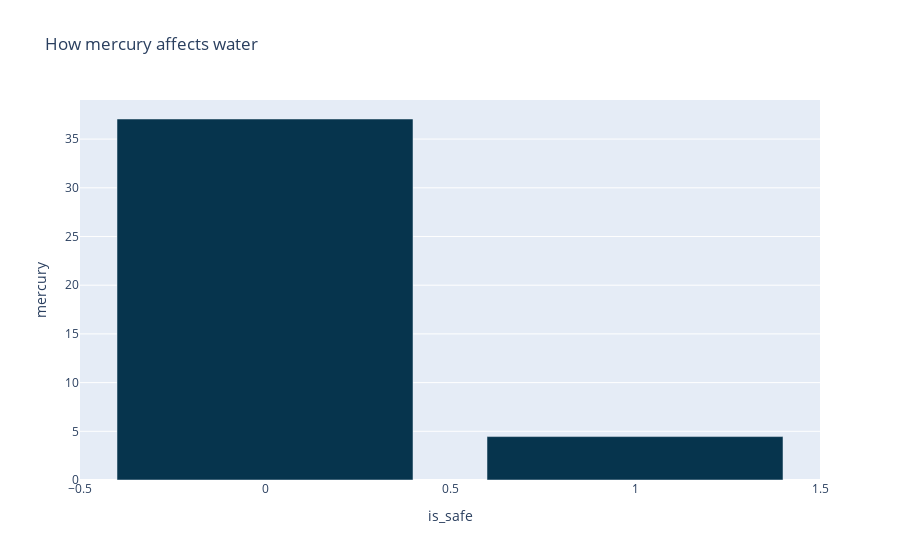

Notebook cell for this chart:
### Markdown cell above
### Q5: Does mercury have a negative effect on the water's safety?

### Code cell
#check the accumulation of mercury on the water
is_safe_sum=water.groupby(by=["is_safe"]).sum()

fig = px.bar(is_safe_sum, x=is_safe_sum.index, y='mercury', title='How mercury affects water', color_discrete_sequence=colors)
fig.show()
#is_safe_sum.index

### Figure 1 — Plotly figure (JSON) as saved in the notebook; plotly's stock layout.template omitted (floating-point values rounded to 4 significant figures)
{"data": [{"alignmentgroup": "True", "hovertemplate": "is_safe=%{x}<br>mercury=%{y}<extra></extra>", "legendgroup": "", "marker": {"color": "#06344d", "pattern": {"shape": ""}}, "name": "", "offsetgroup": "", "orientation": "v", "showlegend": false, "textposition": "auto", "type": "bar", "x": [0, 1], "xaxis": "x", "y": [37.06, 4.458], "yaxis": "y"}], "layout": {"barmode": "relative", "legend": {"tracegroupgap": 0}, "title": {"text": "How mercury affects water"}, "xaxis": {"anchor": "y", "domain": [0, 1], "title": {"text": "is_safe"}}, "yaxis": {"anchor": "x", "domain": [0, 1], "title": {"text": "mercury"}}}}
